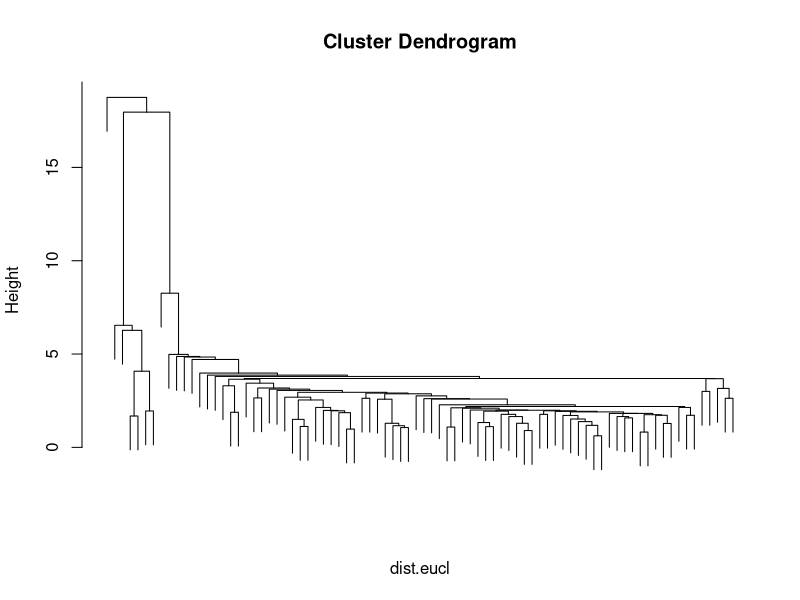
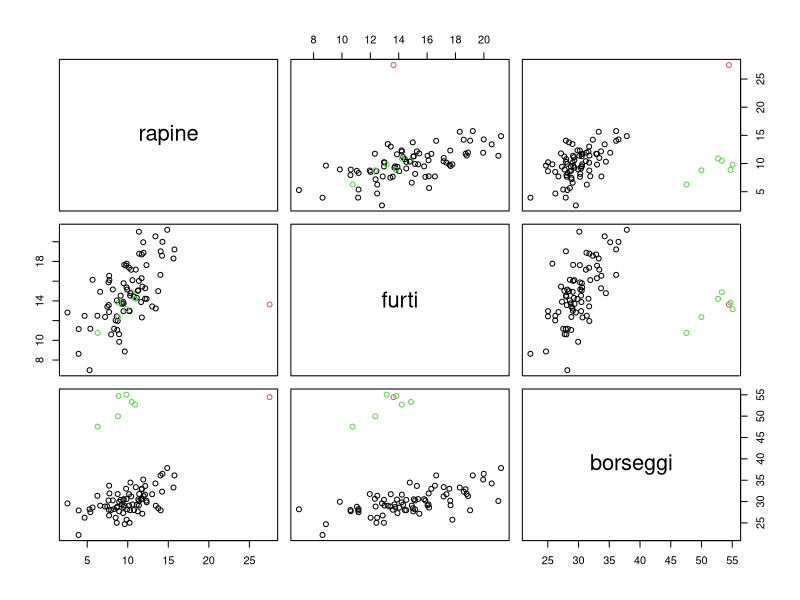

Here is the R script that generated these plots, in order:
df <- read.table("england.txt")

dist.eucl <- dist(df, method = "manhattan")
hclust.single <- hclust(dist.eucl, method = "single")

plot(hclust.single, labels = F, sub = "")
tree.single <- cutree(hclust.single, k = 3)

plot(df, col = tree.single)

i1 <- which(tree.single == 1)
i2 <- which(tree.single == 2)
i3 <- which(tree.single == 3)

n1 <- length(i1)
length(i2)
n2 <- length(i3)

t1.mean <- sapply(df[i1,],mean)
t2.mean <- sapply(df[i3,],mean)
t1.cov  <-  cov(df[i1,])
t2.cov  <-  cov(df[i3,])
Sp      <- ((n1-1)*t1.cov + (n2-1)*t2.cov)/(n1+n2-2)
Spinv <- solve(Sp)

alpha   <- .01
delta.0 <- c(0,0)
Spinv   <- solve(Sp)
p <- 3

T2 <- n1*n2/(n1+n2) * (t1.mean-t2.mean-delta.0) %*% Spinv %*% (t1.mean-t2.mean-delta.0)

cfr.fisher <- (p*(n1+n2-2)/(n1+n2-1-p))*qf(1-alpha,p,n1+n2-1-p)
T2 < cfr.fisher # TRUE: no statistical evidence to reject H0 at level 1%

P <- 1 - pf(T2/(p*(n1+n2-2)/(n1+n2-1-p)), p, n1+n2-1-p)
P  

# son t^2, se faccio bonferroni più stretti

IC.T2.X1 <- c(t1.mean[1]-t2.mean[1]-sqrt(cfr.fisher*Sp[1,1]*(1/n1+1/n2)), t1.mean[1]-t2.mean[1]+sqrt(cfr.fisher*Sp[1,1]*(1/n1+1/n2)) )
IC.T2.X2 <- c(t1.mean[2]-t2.mean[2]-sqrt(cfr.fisher*Sp[2,2]*(1/n1+1/n2)), t1.mean[2]-t2.mean[2]+sqrt(cfr.fisher*Sp[2,2]*(1/n1+1/n2)) )
IC.T2.X3 <- c(t1.mean[3]-t2.mean[3]-sqrt(cfr.fisher*Sp[3,3]*(1/n1+1/n2)), t1.mean[3]-t2.mean[3]+sqrt(cfr.fisher*Sp[3,3]*(1/n1+1/n2)) )

IC.T2 <- rbind(IC.T2.X1, IC.T2.X2, IC.T2.X3)
dimnames(IC.T2)[[2]] <- c('inf','sup')                        
IC.T2

df[i3,]

# C'è differenza solo nei borseggi. Le contee del cluster più piccolo 
# subiscono molti più borseggi. Sono in effetti le contee
# dove si trovano le città pù grosse del Regno Unito,
# dunque è prevedibile ci sia un numero di borseggi più alto.

df[i3,]
